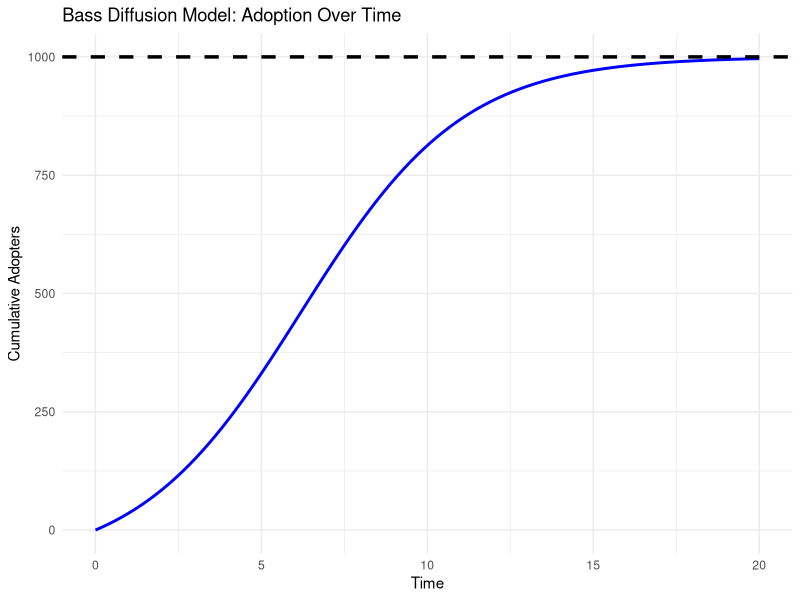
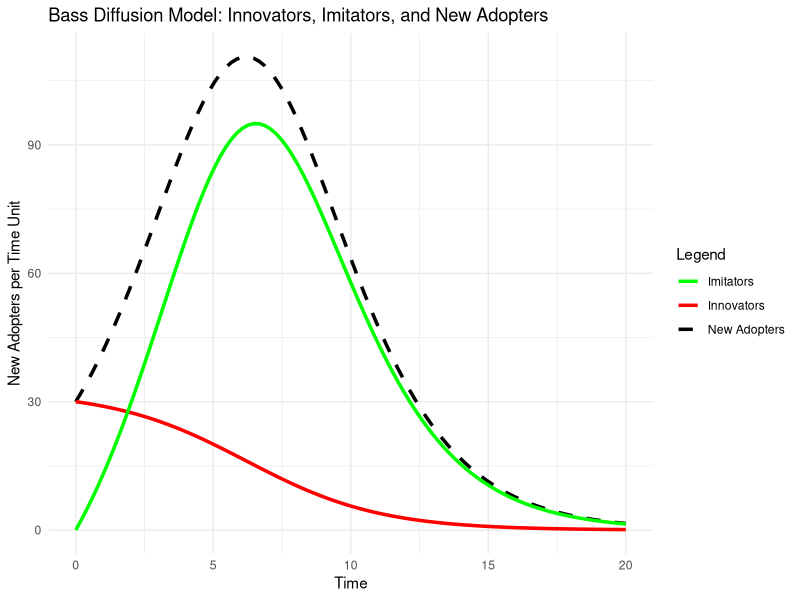

These figures' R source, in order:
## ---- chunk 1
install.packages("rmarkdown")
## ---- chunk 2
library(ggplot2)

# Bass model parameters
M <- 1000  # Total market potential
p <- 0.03  # Coefficient of innovation
q <- 0.38  # Coefficient of imitation

# Time range
t <- seq(0, 20, length.out = 100)  # 20 time periods

## ---- chunk 3

# Bass model equation for cumulative adoption
bass_diffusion <- function(t, M, p, q) {
  exp_term <- exp(-(p + q) * t)
  return(M * (1 - exp_term) / (1 + (q / p) * exp_term))
}

# Compute adoption over time
N_t <- bass_diffusion(t, M, p, q)

# Create a data frame for plotting
df <- data.frame(Time = t, Cumulative_Adopters = N_t)
df

## ---- chunk 4

# Plot the Bass Diffusion Curve
ggplot(df, aes(x = Time, y = Cumulative_Adopters)) +
  geom_line(color = "blue", linewidth = 1) +
  geom_hline(yintercept = M, linetype = "dashed", color = "black", linewidth = 1.2) +
  labs(title = "Bass Diffusion Model: Adoption Over Time",
       x = "Time",
       y = "Cumulative Adopters") +
  theme_minimal()

## ---- chunk 5

# Compute new adopters at each time step
dN_t <- c(diff(N_t), tail(diff(N_t), 1))  # First derivative (rate of new adoptions)

# Compute contributions of innovators and imitators
innovators <- p * (M - N_t)  # p * (Remaining Market)
imitators <- q * (N_t / M) * (M - N_t)  # q * (Adopters Fraction) * (Remaining Market)
new_adopters <- innovators + imitators

df2 <- data.frame(Time = t, New_Adopters = new_adopters, Innovators = innovators, Imitators = imitators)

# Plot the adoption components
ggplot(df2, aes(x = Time)) +
  geom_line(aes(y = New_Adopters, color = "New Adopters"), linetype = "dashed", linewidth = 1.2) +
  geom_line(aes(y = Innovators, color = "Innovators"), linewidth = 1.2) +
  geom_line(aes(y = Imitators, color = "Imitators"), linewidth = 1.2) +
  scale_color_manual(values = c("New Adopters" = "black", "Innovators" = "red", "Imitators" = "green")) +
  labs(title = "Bass Diffusion Model: Innovators, Imitators, and New Adopters",
       x = "Time",
       y = "New Adopters per Time Unit",
       color = "Legend") +
  theme_minimal()
